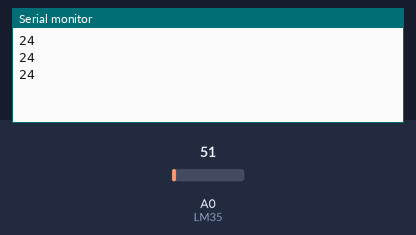
Simulated run of this sketch. Board: Arduino Uno, built with avr-gcc and run on an emulated ATmega328P. On the bench: the last lines printed to the serial monitor. Inputs (shaded band) come from the test bench; at power-on: A0 (LM35) = 51.

Above: at 1.3 s.
1.4 s: A0 (LM35) set to 61
At 1.9 s:
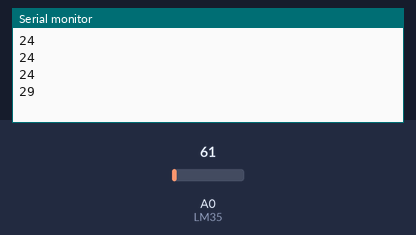
2.9 s: A0 (LM35) set to 71
At 3.4 s:
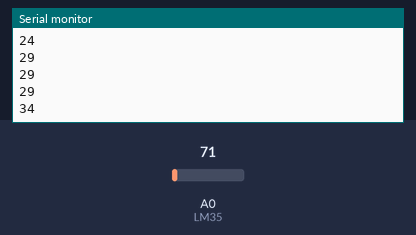
Timing chart, 0 to 5.9 s (numbered marks = the images above; inputs shaded):
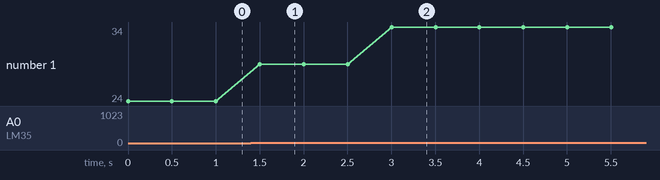

Measured:
- after the input at 1.4 s, the serial monitor: prints a new line after 0.10 s (image 1)
- after the input at 2.9 s, the serial monitor: prints a new line after 0.10 s (image 2)
- plotted number 1: 24 → 29 after the input at 1.4 s, 29 → 34 after the input at 2.9 s

The sketch:

LM35.ino
```cpp
//Sensor de temperatura usando o LM35

int LM35 = A0; // Define o pino que lera a saída do LM35
int temperatura; // Variável que armazenará a temperatura medida

//Função que será executada uma vez quando ligar ou resetar o Arduino
void setup() {
Serial.begin(9600); // inicializa a comunicação serial
}

//Função que será executada continuamente
void loop() {
temperatura = int((float(analogRead(LM35))*5/(1023))/0.01);
//Serial.print("Temperatura: ");
Serial.println(temperatura);
delay(500);
}
```
